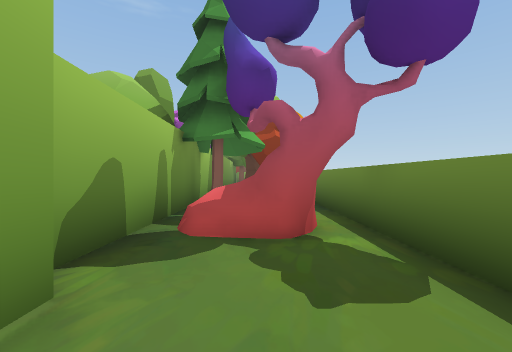
view 1 (above)

24 first-person views from a walk through a Unity game level. The camera is 1.4 m above the floor, looks level and sees 90° across. The floor is counted in squares, 1.76 m on a side. Each view is taken from the middle of a square. On the plan, view 1 faces up. The plan holds only what a view shows up to about 10 squares ahead; the rest is blank. The place goes on beyond the plan. The player character is not drawn. Some animated figures are not drawn.

view 2
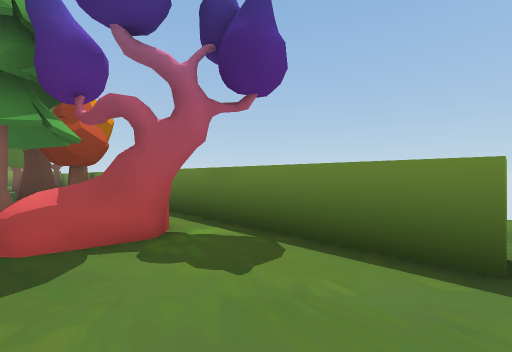

view 3
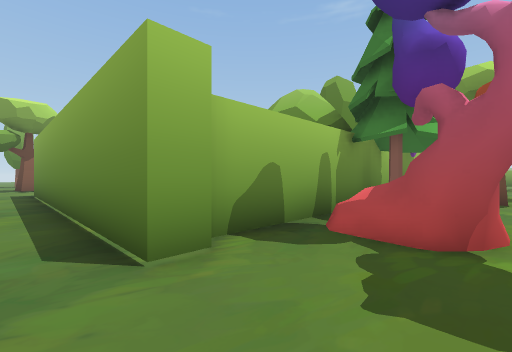

view 4
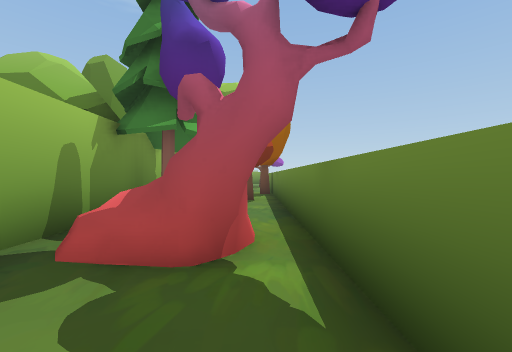

view 5
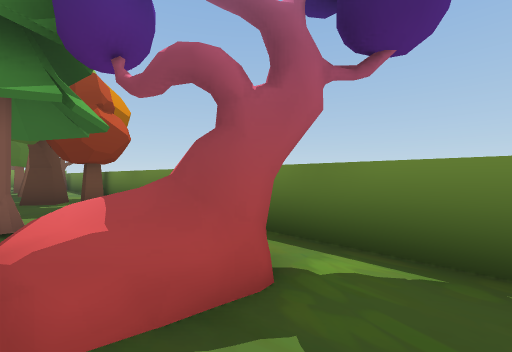

view 6
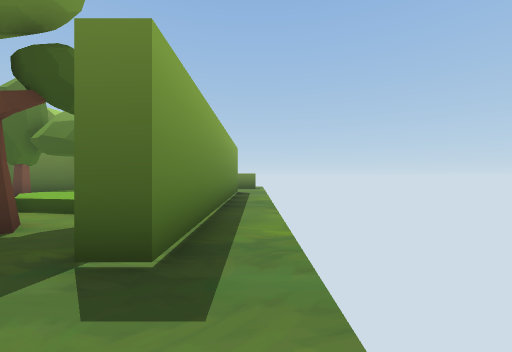

view 7
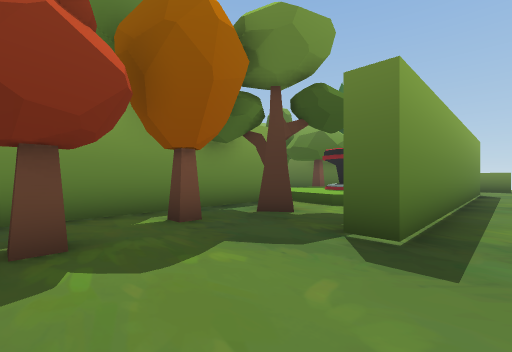

view 8
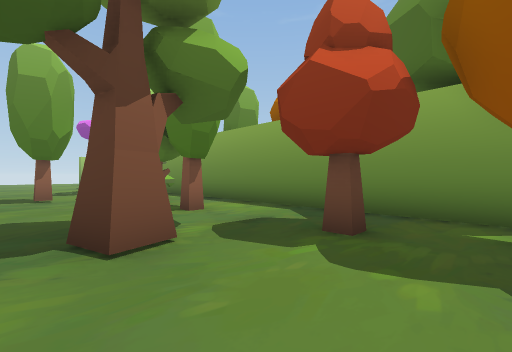

view 9
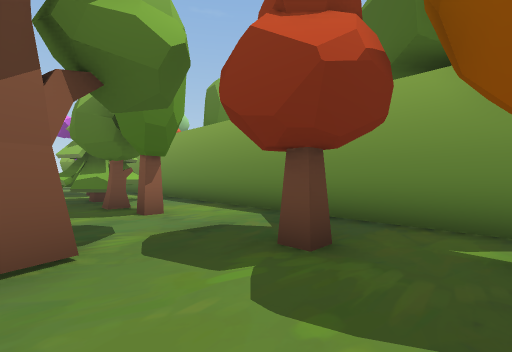

view 10
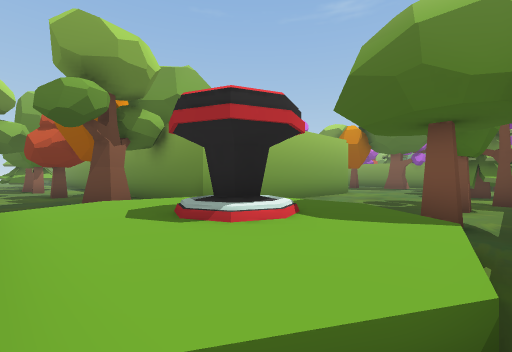

view 11
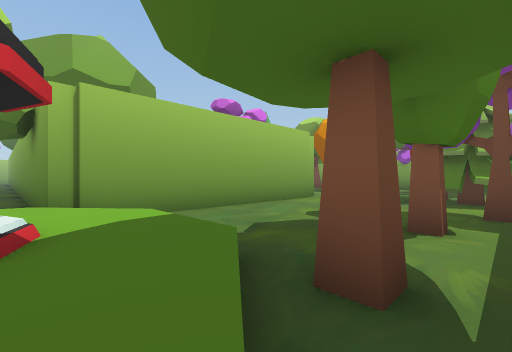

view 12
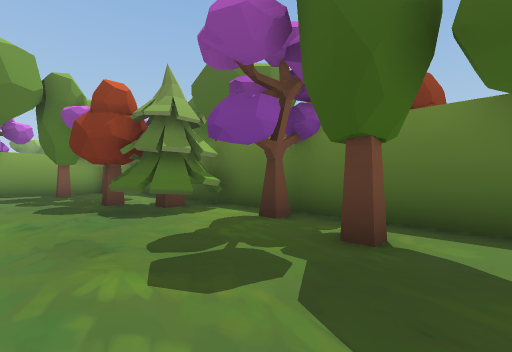

view 13
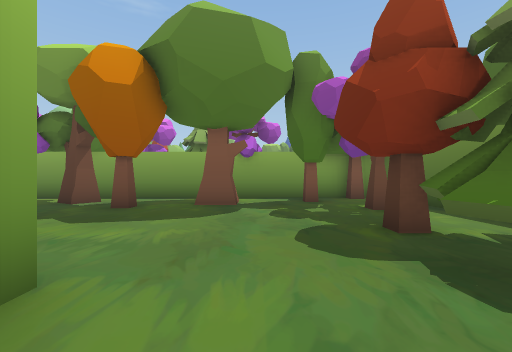

view 14
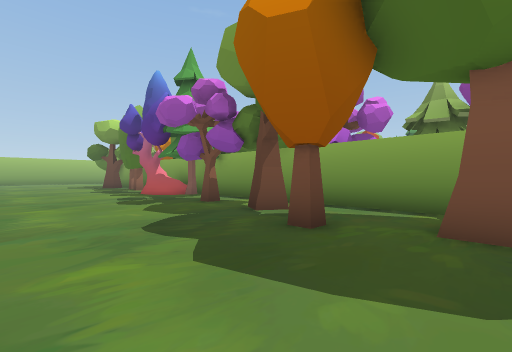

view 15
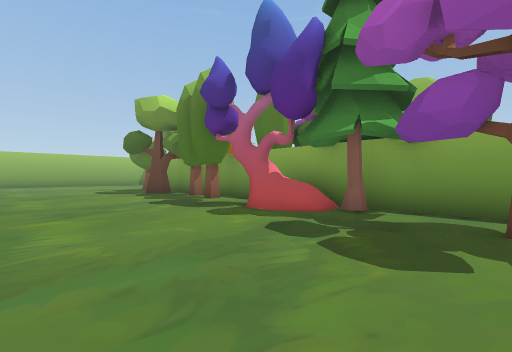

view 16
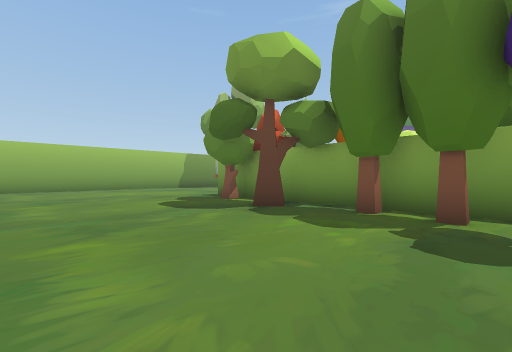

view 17
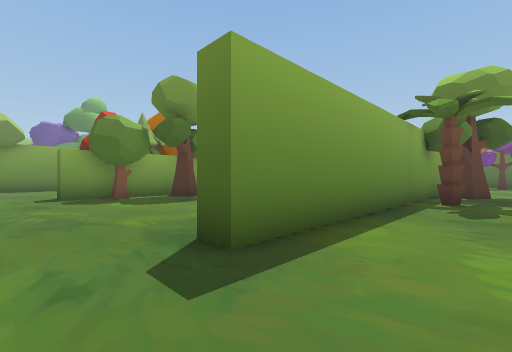

view 18
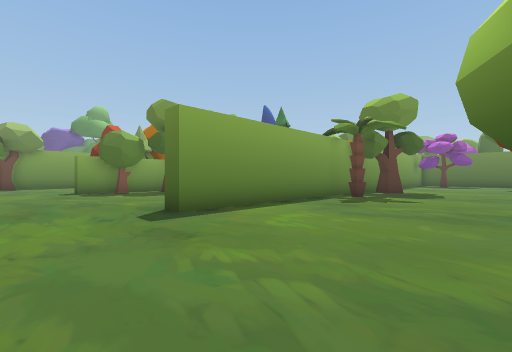

view 19
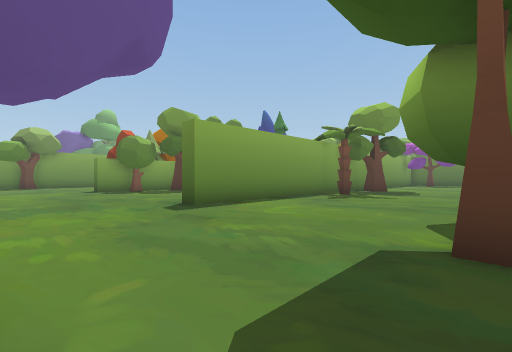

view 20
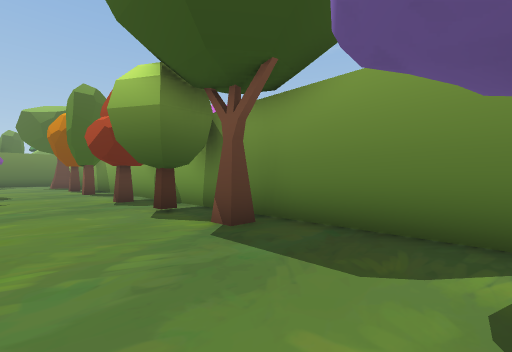

view 21
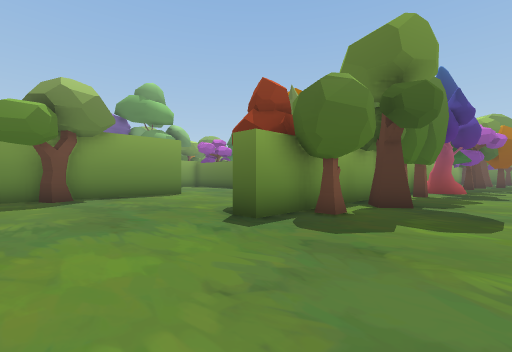

view 22
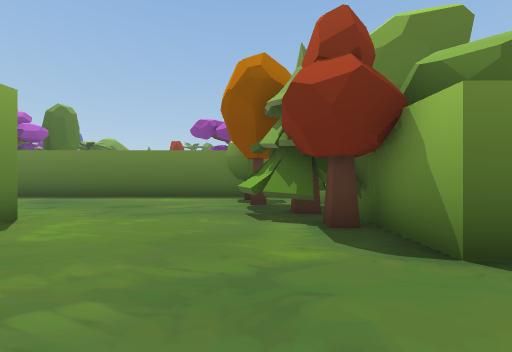

view 23
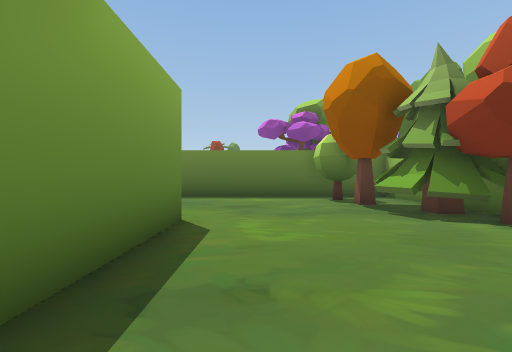

view 24
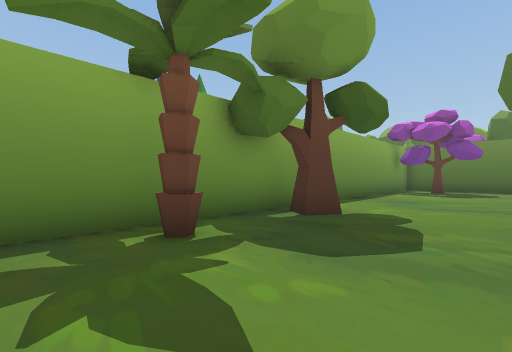

### Floor plan
Key: @ floor where view 1 was taken; # wall or solid block; x gap in a wall; . main floor; : floor 0.25 m higher than the main floor; + floor 0.5 m higher than the main floor; / step, stairs or slope; = window, fence, low wall or low ledge; T tree; O other object.
Columns run from 34 left of view 1 to 2 right of it. Each row starts with its distance up from view 1.
 29 ######.....#
 28 .T.........#
 27 ...........#
 26 ...........#
 25 ...........#
 24 ......TTTTT#            TT
 23 .....TTTT. #        O T TT T
 22 ....##TT####T  #################
 21 .....T....T...###.............T #
 20 .......T...T..#==..T..T...T..T. #
 19 ........................T.T.... # T
 18 ..............................T.# T
 17 ................................#
 16 .............................T..# TT
 15 .............................TTT# TT
 14 ....################     #...TTT#
 13 ...............  ...     #....TT#  T#
 12 ...........T..T......    #.....## TT#
 11 ......................   #.....T##T #
 10 .......................  #......# .T#
  9 .......................  #....T.# .=#
  8 T...............         #......#   #
  7 ...T..T..T...T  T   TT   #....T.##  #
  6 ##########################/+++/.#   #
  5             ..............++O/+.#:#=#
  4          T TTT.....T.T..T.++OO+/#x###
  3          ..TTTT.T.........+++++/#...#
  2          ...T............./+++/.#...#
  1         ...T......T....##########...#
  0         ..........................@.x

Positions as (right, up) in squares from view 1, and headings:
1: (0, 0), facing up
2: (-1, 0), facing up-right
3: (1, 0), facing up-left
4: (1, 1), facing up
5: (-1, 2), facing up-right
6: (-14, 0), facing right
7: (-15, 0), facing up-right
8: (-13, 0), facing up-left
9: (-13, 1), facing up-left
10: (-3, 2), facing up-left
11: (-3, 5), facing up-left
12: (-7, 8), facing up-right
13: (-7, 12), facing up
14: (-8, 15), facing up-left
15: (-15, 15), facing up-left
16: (-22, 15), facing up-left
17: (-32, 11), facing up-right
18: (-33, 8), facing up-right
19: (-34, 7), facing up-right
20: (-34, 10), facing down-right
21: (-34, 18), facing up-right
22: (-33, 24), facing right
23: (-33, 27), facing right
24: (-25, 9), facing up-right
